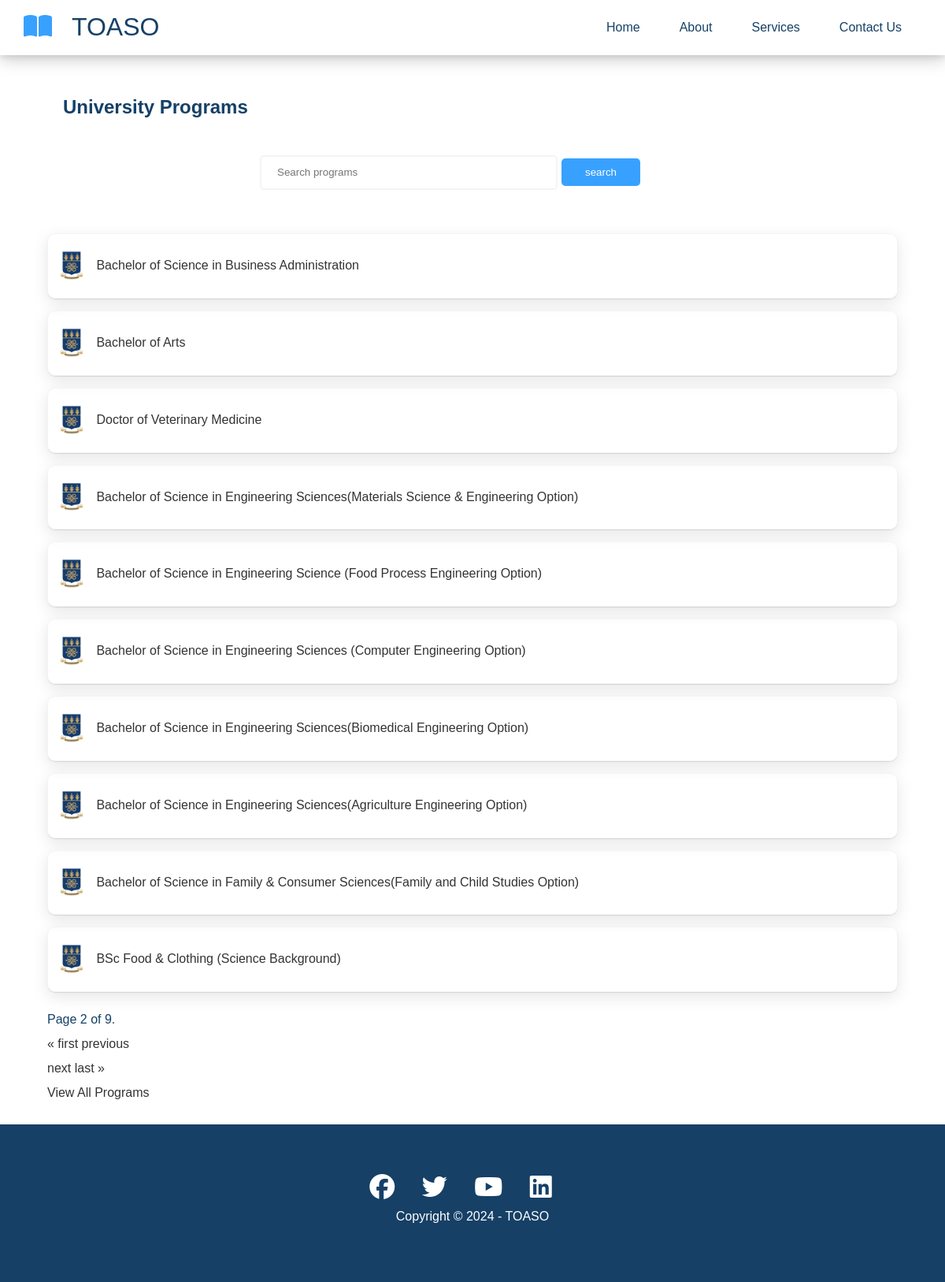
/programs/?page=2, run on the app's committed database.
### toaso/models.py (models this page shows, shortened)
class Program(models.Model):
    name = models.CharField(max_length=100)
    description = models.TextField()
    school = models.ForeignKey(School, on_delete=models.CASCADE, related_name='programs', null=True, blank=True)
    cut_off_point = models.IntegerField()
    elective_requirements = models.ManyToManyField(ElectiveSubject, related_name='required_for_programs', blank=True)
    constant_elective = models.ForeignKey(ElectiveSubject, related_name='constant_for_programs', null=True, blank=True, on_delete=models.SET_NULL)
    elective_requirement_logic = models.CharField(
        max_length=50,
        choices=[('ANY', 'Any'), ('ALL', 'All'), ('CONSTANT_PLUS_TWO', 'Constat plus Two')],
        default='ANY'
    )
    career = models.CharField(max_length=100)
    note = models.TextField(null=True, blank=True)
    required_interests = models.ManyToManyField(Interest, related_name='programs')

class School(models.Model):
    name = models.CharField(max_length=255)
    logo = models.ImageField(upload_to='school_logos/')

### toaso/views.py (the view)
# urls.py: path('programs/', all_programs, name='programs'),
def all_programs(request):
    programs = Program.objects.select_related('school').all()
    query = request.GET.get('q')
    if query:
        programs = Program.objects.filter(name__icontains=query)
        page_obj = programs
    else:
        programs = Program.objects.all()
        page = request.GET.get('page')
        if page == 'all':
            page_obj = programs
        else:
            paginator = Paginator(programs, 10)
            page_obj = paginator.get_page(page)
    return render(request, 'toaso/all_programs.html', {'page_obj':page_obj})

### toaso/templates/toaso/all_programs.html (shortened to what this page needs)
{% extends 'toaso/base.html' %}
    {% block content %}
    <section id="prog-section">
        <h1>University Programs</h1>
        <form method="GET" class="search" style="margin-top: 20px; display: flex">
            <input class="search-bar" type="text" name="q" placeholder="Search programs" value="{{request.GET.q}}">
            <input class="btn" type="submit", value="search">
        </form>
        <div class="programs">
            <ul>
                {% for program in page_obj %}
                    <li>
                        <div class="prog-box">
                            <div class="image">
                                <img src="{{ program.school.logo.url }}" alt="{{program.school.name}}">
                            </div>
                            <div class="text">
                                <a href="{% url 'program_detail' program.pk %}">{{program.name}}</a>
                            </div>
                        </div>
                    </li>
                {% endfor %}
            </ul>
            <div class="pagination">
                <span class="steplinks">
                    <span class="current">
                        Page {{ page_obj.number }} of {{ page_obj.paginator.num_pages }}.
                    </span>
                    {% if page_obj.has_previous %}
                    <p>
                        <a href="?page=1">&laquo; first</a>
                        <a href="?page={{ page_obj.previous_page_number }}">previous</a>
                    </p>
                    {% endif %}
                    {% if page_obj.has_next %}
                    <p>
                        <a href="?page={{ page_obj.next_page_number }}">next</a>
                        <a href="?page={{ page_obj.paginator.num_pages }}">last &raquo;</a>
                    </p>
                    {% endif %}
                </span>
            </div>
            <a href="{% url 'programs' %}?page=all" class="view-all-link">View All Programs</a>
        </div>
    </section>
    {% endblock content %}

### static/toaso/css/base.css (style rules this page uses)
.btn { cursor: pointer; display: inline-block; padding: 10px 30px; color: #fff; background-color: #38A1FF; border: none; border-radius: 5px; margin: 30px 0; }
* { box-sizing: border-box; padding: 0; margin: 0; }
body { font-family: 'Open San', sans-serif; background: #fff; color: #164066; line-height: 1.3; }
ul { list-style: none; }
a { color: #333; text-decoration: none; }
p { margin: 10px 0; }
img { width: 100%; }
#prog-section { margin: auto; width: 90%; }
#prog-section .search { max-width: 50%; margin: auto; }
#prog-section .search-bar { width: 70%; align-self: center; margin-right: 5px; padding: 20px; max-height: 30px; border: solid 2px #f4f4f4; border-radius: 5px; }
#prog-section h1 { margin: 20px; }
.programs { margin-top: 30px; margin-bottom: 30px; }
.prog-box { display: flex; border: solid 1px #f4f4f4; padding: 15px; margin-top: 15px; border-radius: 10px; box-shadow: 0 1px 1px 0 rgba(0, 0, 0, 0.1), 0 6px 20px 0 rgba(0, 0, 0, 0.1); }
.prog-box .image { width: 3%; height: 3%;; }
.prog-box img { margin-top: 5px; width: 100%; }
.prog-box .text { padding: 15px; }
.pagination { margin-top: 25px; }
#prog-section { margin-top: 50px; width: 90%; }

### data on the page
Program: school.logo (picture), name "Bachelor of Science in Business Administration"
Program: school.logo (picture), name "Bachelor of Arts"
Program: school.logo (picture), name "Doctor of Veterinary Medicine"
Program: school.logo (picture), name "Bachelor of Science in Engineering Sciences(Materials Science & Engineering Option)"
Program: school.logo (picture), name "Bachelor of Science in Engineering Science (Food Process Engineering Option)"
Program: school.logo (picture), name "Bachelor of Science in Engineering Sciences (Computer Engineering Option)"
Program: school.logo (picture), name "Bachelor of Science in Engineering Sciences(Biomedical Engineering Option)"
Program: school.logo (picture), name "Bachelor of Science in Engineering Sciences(Agriculture Engineering Option)"
Program: school.logo (picture), name "Bachelor of Science in Family & Consumer Sciences(Family and Child Studies Option)"
Program: school.logo (picture), name "BSc Food & Clothing (Science Background)"

### other printed values
{{ page_obj.number }} "2"
{{ page_obj.paginator.num_pages }} "9"
